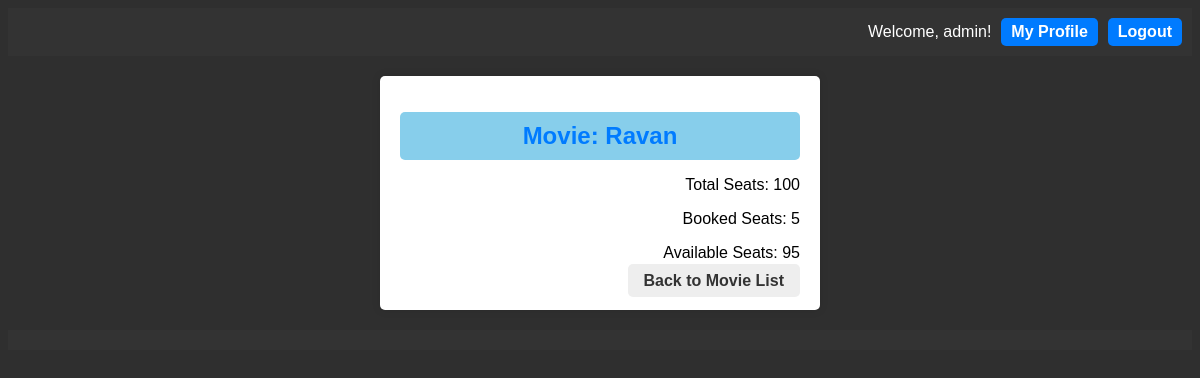
The app's page /movies/2/seats/ (signed in) with its own data.
### movie_booking/models.py (models this page shows, shortened)
class CustomUser(AbstractBaseUser, PermissionsMixin):
    username = models.CharField(max_length=150, unique=True)
    email = models.EmailField(unique=True)
    first_name = models.CharField(max_length=30)
    last_name = models.CharField(max_length=30)
    is_active = models.BooleanField(default=True)
    is_staff = models.BooleanField(default=False)
    objects = CustomUserManager()
    USERNAME_FIELD = 'username'
    EMAIL_FIELD = 'email'
    REQUIRED_FIELDS = ['email', 'first_name', 'last_name']

class Movie(models.Model):
    title = models.CharField(max_length=100)
    description = models.TextField()
    total_seats = models.PositiveIntegerField(default=100)
    release_date = models.DateField()
    seats_available = models.PositiveIntegerField()
    seats_booked = models.PositiveIntegerField(default=0)

### movie_booking/views.py (the view)
# urls.py: path('movies/<int:movie_id>/seats/', views.movie_seats, name='movie_seats'),
def movie_seats(request, movie_id):
    movie = Movie.objects.get(pk=movie_id)
    booked_seats = Booking.objects.filter(movie=movie).aggregate(total_booked_seats=models.Sum('seat_count'))['total_booked_seats'] or 0
    available_seats = movie.total_seats - booked_seats
    return render(request, 'movie_booking/movie_seats.html', {'movie': movie, 'available_seats': available_seats, 'booked_seats': booked_seats})

### movie_booking/templates/movie_booking/movie_seats.html
{% extends 'base.html' %}
{% load static %}
{% block content %}
  <div class="movie-details">
    <h1>Movie: {{ movie.title }}</h1>
    <p>Total Seats: {{ movie.total_seats }}</p>
    <p>Booked Seats: {{ booked_seats }}</p>
    <p>Available Seats: {{ available_seats }}</p>
    <a href="{% url 'movie_list' %}" class="btn btn-secondary">Back to Movie List</a>
  </div>
{% endblock %}

### movie_booking/templates/base.html (shortened to what this page needs)
{% load static %}
<!DOCTYPE html>
<html lang="en">
<head>
    <link rel="stylesheet" type="text/css" href="{% static 'movie_booking/styles.css' %}">
</head>
<body>
    <header class="header">
        <div class="container">
            <div class="user-info">
                {% if user.is_authenticated %}
                    <span>Welcome, {{ user.username }}!</span>
                    <a href="{% url 'profile' %}" class="btn">My Profile</a>
                    <a href="{% url 'logout' %}" class="btn">Logout</a>
                {% else %}
                    <a href="{% url 'login' %}" class="btn">Login</a>
                    <a href="{% url 'signup' %}" class="btn">Signup</a>
                {% endif %}
            </div>
        </div>
    </header>
    <main class="content">
        <div class="container">
            {% block content %}
            {% endblock %}
        </div>
    </main>
    <footer class="footer">
    </footer>
</body>
</html>

### movie_booking/static/movie_booking/styles.css (style rules this page uses)
body { font-family: Arial, sans-serif; background-color: #2f2f2f; }
.header { background-color: #333; color: #fff; padding: 10px; text-align: right; }
h1, h2, h3 { background-color: #87ceeb; color: #333; padding: 10px; border-radius: 5px; text-align: center; }
.movie-details { flex: 1; text-align: right; }
.btn { text-decoration: none; padding: 8px 16px; border-radius: 5px; font-weight: bold; cursor: pointer; transition: background-color 0.3s; }
.btn-secondary { background-color: #eee; color: #333; }
.user-info { display: flex; justify-content: flex-end; align-items: center; }
.user-info .btn { margin-left: 10px; text-decoration: none; padding: 5px 10px; background-color: #007bff; color: #fff; border-radius: 5px; }
.content { padding: 20px; }
.footer { background-color: #333; color: #fff; padding: 10px; text-align: center; }
.movie-details { max-width: 400px; margin: 0 auto; padding: 20px; background-color: #fff; box-shadow: 0 0 10px rgba(0, 0, 0, 0.1); border-radius: 5px; }
.movie-details h1 { color: #007bff; font-size: 24px; }
.movie-details p { font-size: 16px; margin-bottom: 10px; }
.movie-details .btn { text-decoration: none; padding: 8px 16px; border-radius: 5px; font-weight: bold; cursor: pointer; transition: background-color 0.3s; }
.movie-details .btn-secondary { background-color: #eee; color: #333; }

### records on screen
CustomUser: username "admin"
Movie: title "Ravan", total_seats "100"

### other values on screen
{{ booked_seats }} "5"
{{ available_seats }} "95"
